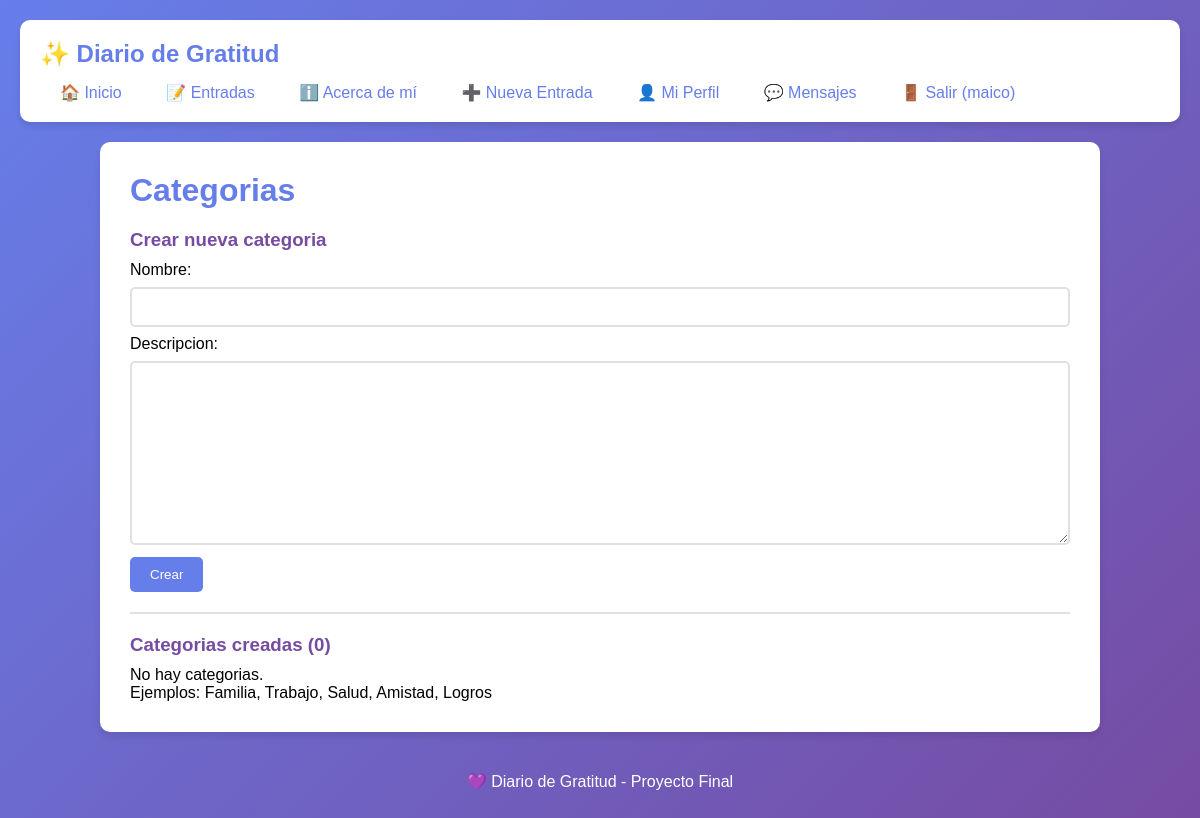
The app's page /categorias/ (signed in), older data.
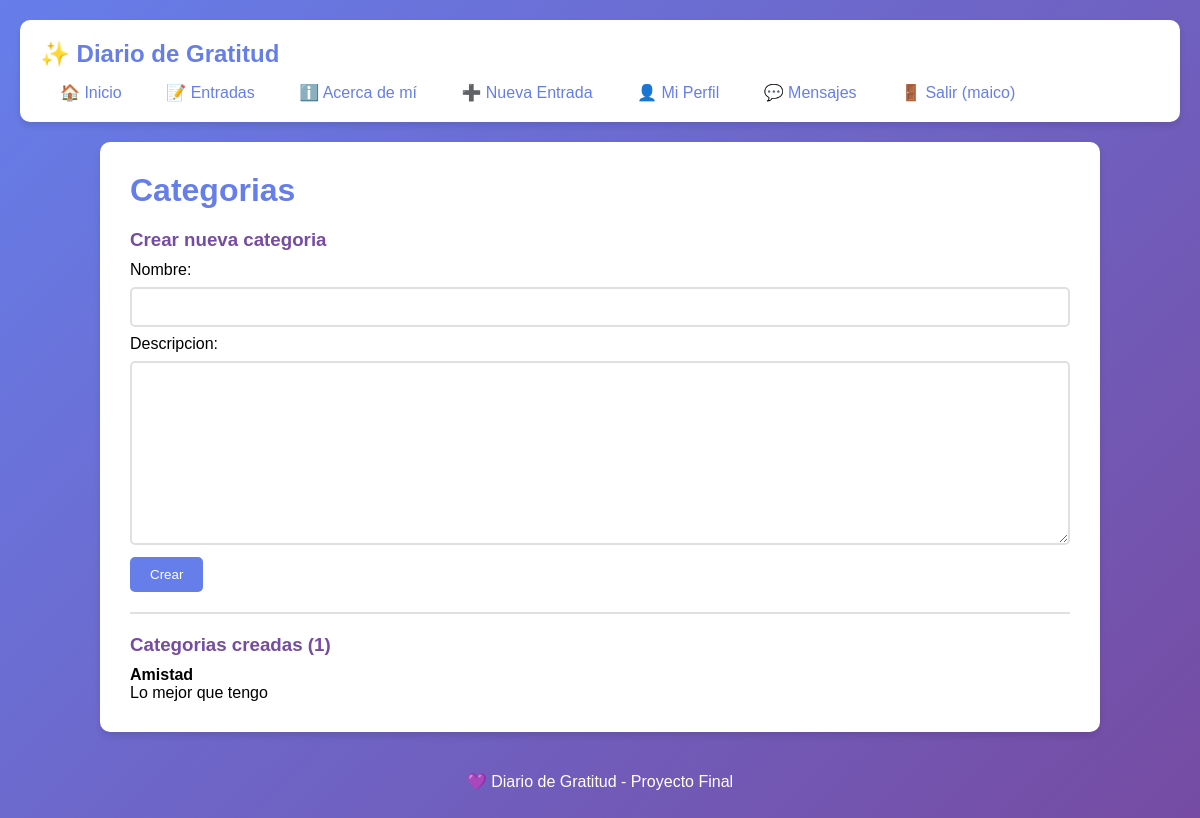
The same page, newer data.
### diario/models.py (models this page shows, shortened)
class Categoria(models.Model):
    nombre = models.CharField(max_length=50, unique=True)
    descripcion = models.TextField(blank=True)
    class Meta:
        verbose_name_plural = "Categorías"

### diario/views.py (the view)
# urls.py: path('categorias/', views.categorias, name='categorias'),
@login_required
def categorias(request):
    if request.method == 'POST':
        form = CategoriaForm(request.POST)
        if form.is_valid():
            form.save()
            messages.success(request, 'Categoría creada correctamente')
    else:
        form = CategoriaForm()
    categorias_lista = Categoria.objects.all()
    return render(request, 'diario/categorias.html', {
        'form': form,
        'categorias': categorias_lista,
    })

### diario/forms.py
class CategoriaForm(forms.ModelForm):
    class Meta:
        model = Categoria
        fields = ['nombre', 'descripcion']

### diario/templates/diario/categorias.html (shortened to what this page needs)
{% extends 'diario/base.html' %}
{% block content %}
<h1>Categorias</h1>
<h3>Crear nueva categoria</h3>
<form method="POST">
    <p>Nombre:<br>
    {{ form.nombre }}</p>
    <p>Descripcion:<br>
    {{ form.descripcion }}</p>
    <button type="submit">Crear</button>
</form>
<hr>
<h3>Categorias creadas ({{ categorias|length }})</h3>
{% if categorias %}
    {% for categoria in categorias %}
    <p>
        <strong>{{ categoria.nombre }}</strong><br>
        {{ categoria.descripcion }}
    </p>
    {% endfor %}
{% else %}
    <p>No hay categorias.</p>
    <p>Ejemplos: Familia, Trabajo, Salud, Amistad, Logros</p>
{% endif %}
{% endblock %}

Row changes from the older to the newer data that the page shows:
added Categoria: nombre "Amistad", descripcion "Lo mejor que tengo"
Text that changed along with them:
{{ categorias|length }}: "0" → "1"
text no longer shown: "No hay categorias. Ejemplos: Familia, Trabajo, Salud, Amistad, Logros"
